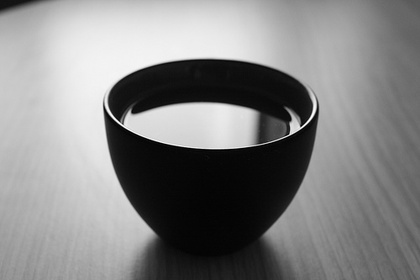
%> input picture im9933.jpg, 420 x 280 px, shrunk from 500 x 333 before the run
$ octave old.m   (GNU Octave 9; MATLAB toolbox functions it lacks are replaced by stand-ins)
%> lines starting %> are read from the running program, lines starting %| are printed output that depends on the picture; in (x1, y1, x2, y2) boxes, pixels count from 0 and x2, y2 are one past the last pixel; in counts of white or black regions, pixels touching at a corner belong together; the program's own positions count from 1
sourceImg = imread('im9933.jpg');
%> sourceImg is the input picture: size 280x420x3 uint8; min 0, max 255, mean 131.4
gray = rgb2gray(sourceImg)
imshow(sourceImg)
[rows, cols] = size(gray)
%> rows = 280; cols = 420
disp('source_success')

arcpoints = load ('im9933arcpoints.txt','-ascii');
[arcpointsizex,~] = size(arcpoints);
arc = 0;
new_label = 0;

cellArc = {};
for i = 1 : arcpointsizex
    arc_label = arcpoints(i,1);
    if arc~=arc_label
        if arc > 0
            cellArc{new_label} = H;
        end
        arc = arc_label;
        new_label = new_label+1;

        H = [];
        k = 1;
    end
    H(k,1) = arcpoints(i,2)+1;
    H(k,2) = arcpoints(i,3)+1;
    H(k,3) = arcpoints(i,1);
    k = k + 1;
end
disp('success_1')
% Successfully saved arcs to cellArc
% coordinate +1, +1

[~, arc_num] = size(cellArc);
thinArc = cell(arc_num,1);
sol = zeros(5,arc_num);
for i = 1 : arc_num
    [point_num,~] = size(cellArc{i});
    img = full(sparse(cellArc{i}(:,1),cellArc{i}(:,2),ones(point_num,1)));
    [thinArc{i}(:,1),thinArc{i}(:,2), ~ ] = find(bwskel(logical(img)));
    [thin_num,~] = size(thinArc{i});
    F = zeros(point_num,5);
    G = zeros(point_num,1);
    for j = 1 : thin_num
        F(j,1) = thinArc{i}(j,1)^2 / rows^2;
        F(j,2) = thinArc{i}(j,1) * thinArc{i}(j,2) / (cols * rows);
        F(j,3) = thinArc{i}(j,2)^2 / (cols ^ 2);
        F(j,4) = thinArc{i}(j,1) / (rows);
        F(j,5) = thinArc{i}(j,2) / cols;
        G(j) = 1; % 可优化
    end
    sol(:,i) = F\G;
end
%> after the loop, thinArc = 42 items
disp('success_2')
% thin Arc Done
% sol done
% F,G is transformed 1/sizex, 1/sizey

% output = sol(:,sol(1,:).^2-4.*sol(2,:)<0);
output = sol;
% change output to sol
[~,out_num] = size(output);
%> out_num = 42
cor = zeros(out_num);
for i = 1 : out_num
    for j = 1 : out_num
        cor(i,j) = Correlation(output(:,i),output(:,j));
    end
end
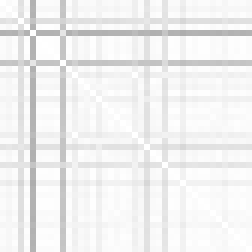
%> cor: size 42x42 double (shown 6 times larger); min 0.68, max 1, mean 0.944
[u,~,~]=svd(cor);
Sam = cor*u(:,1:5);
sums = NaN(1,50);
C = cell(10,1);
id = cell(10,1);

for j = 1:5 % kmeans 的 k
%> this loop made 5 passes; what is shown inside it comes from the first
[ind,M,sumd] = kmeans(Sam,j);
%> ind = 42 values from 1 to 1; sumd = 5.29
[~,I]=sort(ind);
%> I = 42 values from 1 to 42
newcor = cor(I,I);
img=mat2gray(newcor);%将数值矩阵X转换为灰度图像
C(j)={M};
id(j)={ind};
sums(j) = sum(sumd);
disp(sums(j))
%| 5.2897
disp(j)
figure,imshow(img);
end
plot(sums) % 误差图 k = 4
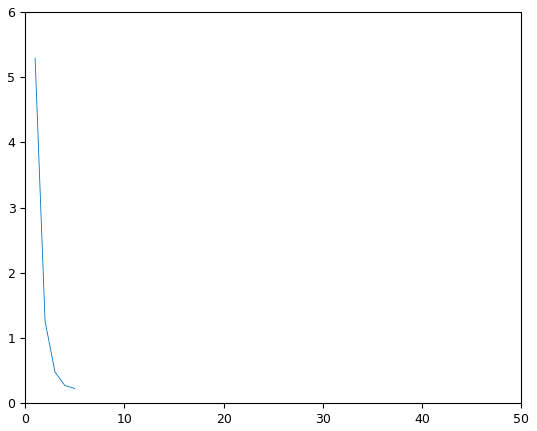
%> figure redrawn from the program's plot data

k = 2;
group = id{k};
cocl = zeros(out_num,k);
for i = 1 : k
    [y,z] = find(group == i);
    f = full(sparse(y,z,1));
    [x,~] = size(f);
    cocl(1:x,i) = f;
end
conum = zeros(1,k);
for i = 1 : k
    conum(i) = sum(cocl(:,i));
end
%> after the loop, conum = [40 2]
disp('success_3')
% construct group matrix
% k columns in matrix cocl, each column tells us which arc belongs to
% which ellipse

output * cocl
cocl
conum
%> conum = [40 2]

s = [];
for i = 1 : arc_num
    s = [s;thinArc{i}];
end
S = sparse(s(:,1),s(:,2),1);
imshow(full(S))
% gather all thin arc points

% draw cocl (sel) (sel for select)
% sel = 5;

% mkdir('im9933')
for sel = 1 : k
    s = [];
    for i = 1 : out_num
        if cocl(i,sel)>0
            s = [s;thinArc{i}];
        end
    end
    S = sparse(s(:,1),s(:,2),1);
    figure,imshow(full(S))
end
%> this loop made 2 passes
%> pass 1, `imshow(full(S))`:
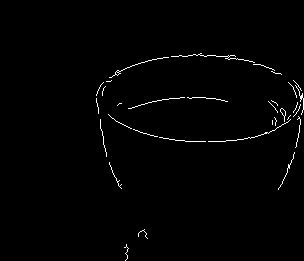
%> displayed picture: size 261x304, on the screen's scale of 0 to 255; 1.1% white in thin lines or dots, all inside (x1, y1, x2, y2) = (96, 53, 304, 261)
%> pass 2, `imshow(full(S))`:
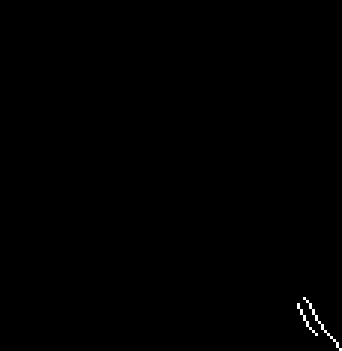
%> displayed picture: size 117x114, on the screen's scale of 0 to 255 (shown 3 times larger); 0.22% white in thin lines or dots, all inside (x1, y1, x2, y2) = (99, 99, 114, 117)
